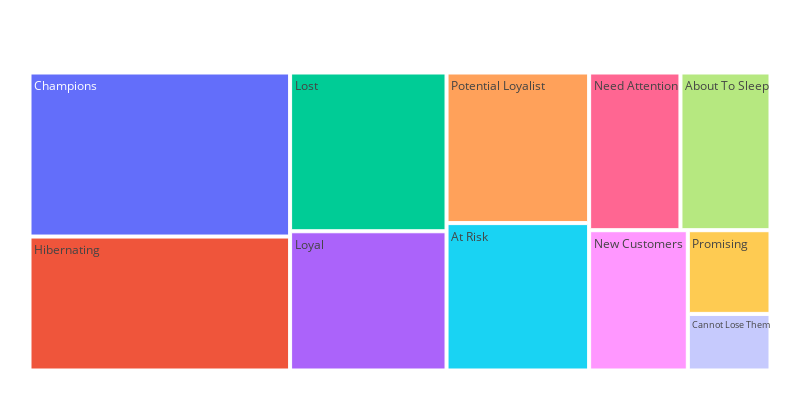

Notebook code cell kept with this figure:
### Markdown cell above
Let's draw a treemap of the customers based on the RFM Segment

### Code cell
df = rfm_data["RFMSegment"].value_counts().reset_index()
df.columns = ["RFMSegment", "Count"]
fig = px.treemap(df, path=["RFMSegment"], values="Count", width=800, height=400)
fig.update_layout(margin = dict(t=50, l=25, r=25, b=25))
fig.show()

### Figure 1 — Plotly figure (JSON) as saved in the notebook; plotly's stock layout.template omitted (floating-point values rounded to 4 significant figures)
{"data": [{"branchvalues": "total", "domain": {"x": [0, 1], "y": [0, 1]}, "hovertemplate": "labels=%{label}<br>Count=%{value}<br>parent=%{parent}<br>id=%{id}<extra></extra>", "ids": ["About To Sleep", "At Risk", "Cannot Lose Them", "Champions", "Hibernating", "Lost", "Loyal", "Need Attention", "New Customers", "Potential Loyalist", "Promising"], "labels": ["About To Sleep", "At Risk", "Cannot Lose Them", "Champions", "Hibernating", "Lost", "Loyal", "Need Attention", "New Customers", "Potential Loyalist", "Promising"], "name": "", "parents": ["", "", "", "", "", "", "", "", "", "", ""], "type": "treemap", "values": [279, 413, 92, 840, 686, 488, 428, 283, 272, 422, 136]}], "layout": {"height": 400, "legend": {"tracegroupgap": 0}, "margin": {"b": 25, "l": 25, "r": 25, "t": 50}, "width": 800}}
